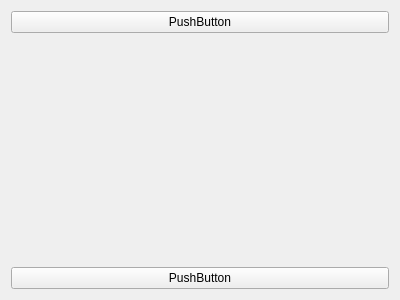
<?xml version="1.0" encoding="UTF-8"?>
<ui version="4.0">
 <class>Form</class>
 <widget class="QWidget" name="Form">
  <property name="geometry">
   <rect>
    <x>0</x>
    <y>0</y>
    <width>400</width>
    <height>300</height>
   </rect>
  </property>
  <property name="windowTitle">
   <string>Form</string>
  </property>
  <layout class="QVBoxLayout" name="verticalLayout">
   <item>
    <widget class="QPushButton" name="pushButton">
     <property name="text">
      <string>PushButton</string>
     </property>
    </widget>
   </item>
   <item>
    <spacer name="verticalSpacer">
     <property name="orientation">
      <enum>Qt::Vertical</enum>
     </property>
     <property name="sizeHint" stdset="0">
      <size>
       <width>20</width>
       <height>221</height>
      </size>
     </property>
    </spacer>
   </item>
   <item>
    <widget class="QPushButton" name="pushButton_2">
     <property name="text">
      <string>PushButton</string>
     </property>
    </widget>
   </item>
  </layout>
 </widget>
 <resources/>
 <connections/>
</ui>
